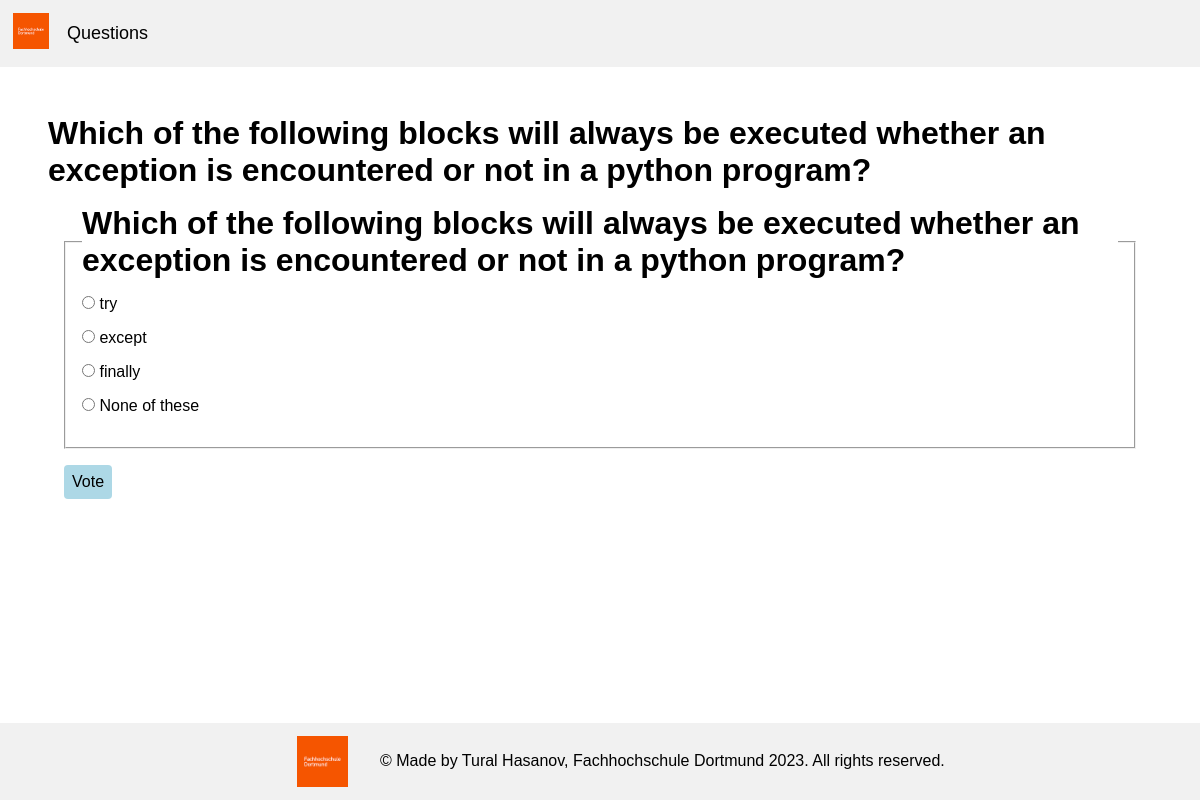
The app's page /5/ with its own data.
### polls/models.py (models this page shows, shortened)
class Question(models.Model):
    question_text = models.CharField(max_length=200)
    pub_date = models.DateTimeField('date published')
    created_at = models.DateTimeField(auto_now_add=True)
    updated_at = models.DateTimeField(auto_now=True)
    objects = QuestionManager()

class Choice(models.Model):
    question = models.ForeignKey(Question, related_name="question_choices", on_delete=models.CASCADE)
    choice_text = models.CharField(max_length=200)
    votes = models.IntegerField(default=0)
    created_at = models.DateTimeField(auto_now_add=True)
    updated_at = models.DateTimeField(auto_now=True)

### polls/views.py (the view)
# urls.py: path('<int:question_id>/', views.detail, name='detail'),
def detail(request, question_id):
    try:
        question = Question.objects.prefetch_related('question_choices').get(pk=question_id)
    except Question.DoesNotExist:
        raise Http404("Question does not exist")
    return render(request, 'polls/detail.html', {'question': question})

### polls/models.py (called while the page is built)
    def get_queryset(self):
        return super().get_queryset().filter(pub_date__lte=timezone.now())

### polls/templates/polls/detail.html (shortened to what this page needs)
{% extends 'app.html' %} {% block content %}
<h1>{{ question.question_text }}</h1>
<form
  class="question-form"
  action="{% url 'polls:vote' question.id %}"
  method="post"
>
  <fieldset class="question-form-fieldset">
    <legend><h1>{{ question.question_text }}</h1></legend>
     {% for choice in question.question_choices.all %}
    <div class="form-input">
      <input
        type="radio"
        name="choice"
        id="choice{{ forloop.counter }}"
        value="{{ choice.id }}"
      />
      <label for="choice{{ forloop.counter }}">{{ choice.choice_text }}</label
      ><br />
    </div>
    {% endfor %}
  </fieldset>
  <button class="form-btn" type="submit">Vote</button>
</form>
{% endblock content %}

### static/style.css (style rules this page uses)
* { margin: 0; padding: 0; font-family: Arial, Helvetica, sans-serif; }
form.question-form { margin: 1em; }
form.question-form .question-form-fieldset { padding: 1em; margin-bottom: 1em; }
form.question-form .form-input { margin-bottom: 1em; }
.form-btn { padding: 0.5em; background: lightblue; border: none; border-radius: 4px; cursor: pointer; transition: all 0.6s; font-size: 1em; }

### records on screen
Question: question_text "Which of the following blocks will always be executed whether an exception is encountered or not in a python program?"
Choice: choice_text "try"
Choice: choice_text "except"
Choice: choice_text "finally"
Choice: choice_text "None of these"
